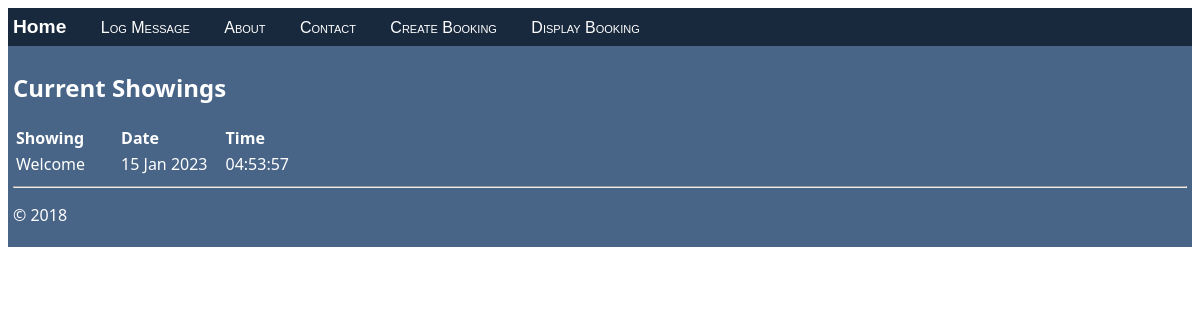
The page / on the database its author committed.
### hello/models.py (models this page shows, shortened)
class LogMessage(models.Model):
    message = models.CharField(max_length=300)
    log_date = models.DateTimeField("date logged")

### hello/views.py (the view)
class HomeListView(ListView):
    model = LogMessage
    def get_context_data(self, **kwargs):
        context = super(HomeListView, self).get_context_data(**kwargs)
        return context

### hello/templates/hello/home.html (shortened to what this page needs)
{% extends "hello/layout.html" %}
{% block content %}
    <h2>Current Showings</h2>
    {% if message_list %}
        <table class="message_list">
            <thead>
            <tr>
                <th>Showing </th>
                <th>   </th>
                <th>Date</th>
                <th>Time</th>
            </tr>
            </thead>
            <tbody>
            {% for message in message_list %}
                <tr>
                    <td>
                        {{ message.message }}
                    </td>
                    <td>   </td>
                    <td>{{ message.log_date | date:'d M Y' }}</td>
                    <td>{{ message.log_date | time:'H:i:s' }}</td>
                </tr>
            {% endfor %}
            </tbody>
        </table>
    {% else %}
        <p>No messages have been logged. Use the <a href="{% url 'log' %}">Log Message form</a>.</p>
    {% endif %}
{% endblock %}

### hello/static/hello/site.css (style rules this page uses)
.message_list th,td { text-align: left; padding-right: 15px; }

### rows shown on the page
LogMessage: message "Welcome", log_date "15 Jan 2023", log_date "04:53:57"
